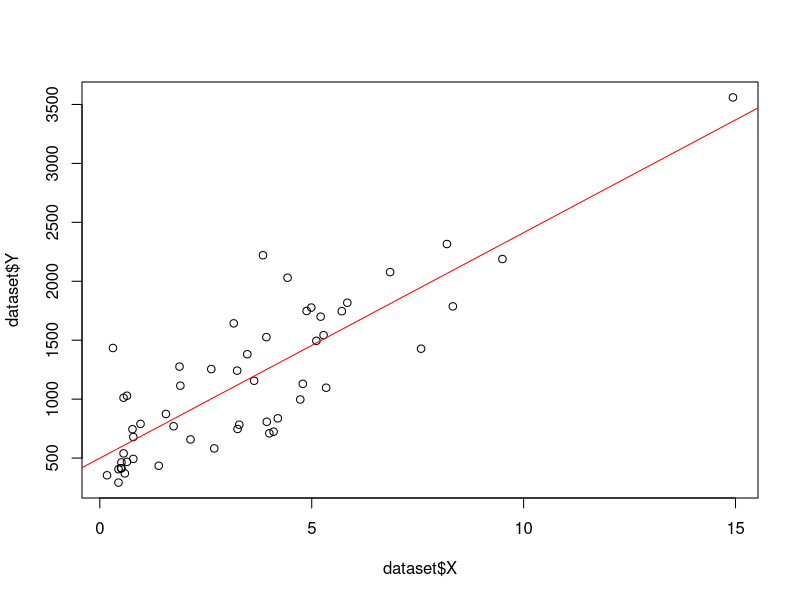
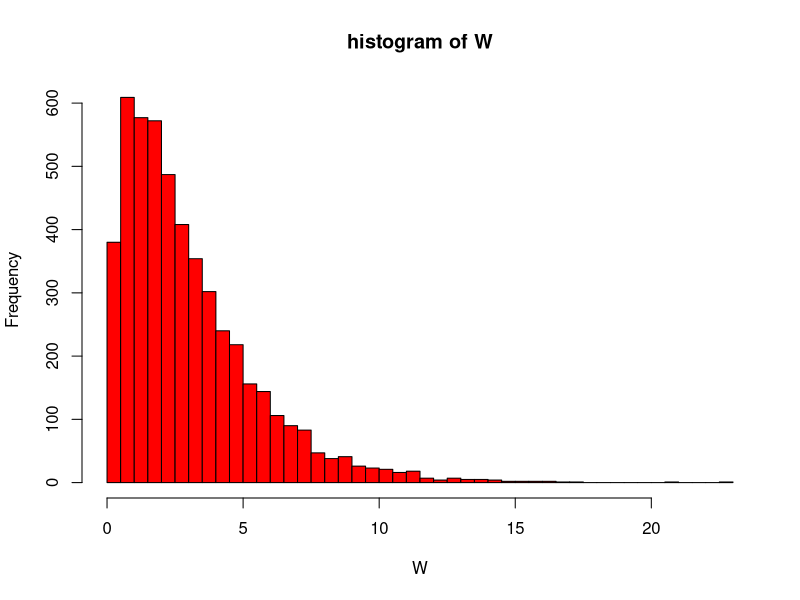

The R source for these figures, in order: (Note: this script raises an error after producing the figures.)
#Q1
library(readxl)
dataset <- read_excel("Electricity_Data.xlsx")
View(dataset)


model <- lm(Y~X, data=dataset)

summary(model)

plot(dataset$X, dataset$Y)
abline(model, col='red')

#Q2
TimeDeliveryDataset <- read_excel("TimeDeliveryData.xlsx")
View(TimeDeliveryDataset)

model2 <- lm(Y~X1+X2, data=TimeDeliveryDataset)
summary(model2)

#Q3
res <- model$residuals
hatsigma <- (t(res)%*%res)/(length(res)-3)
cat("σ2 = ", hatsigma)

ones<-rep(1, length(res))
X<-cbind(ones, dataset$X)
C<-solve(t(X)%*%X)
est.beta <- model$coefficients
t.beta0 <- est.beta[1]/(sqrt(hatsigma*C[1,1]))
cat("t0 = ", t.beta0)

t.beta1 <- est.beta[2]/(sqrt(hatsigma*C[2,2]))
cat("t1 = ", t.beta1)

#Q4
n <- 5000
Z1 <- rnorm(n, mean = 0, sd = 1)
Z2 <- rnorm(n, mean = 0, sd = 1)
Z3 <- rnorm(n, mean = 0, sd = 1)
W <- Z1^2 + Z2^2 + Z3^2
head(W)

hist(W, breaks = 50, main = "histogram of W", xlab = "W", col = "red")
mean_W <- mean(W)
var_W <- var(W)
cat("Sample mean of W:", mean_W, "\n")
cat("Sample variance of W:", var_W, "\n")

theoretical_mean_W <- 3
theoretical_var_W <- 6

mean_difference <- abs(theoretical_mean_W - mean_W)
variance_difference <- abs(theoretical_var_W - var_W)

cat("Difference between theoretical mean and sample mean:", mean_difference, "\n")
cat("Difference between theoretical variance and sample variance:", variance_difference, "\n")

#Q5
X <- matrix(rnorm(8 * 5), nrow = 8, ncol = 5)
XtX_inv <- solve(t(X) %*% X)
PX <- X %*% XtX_inv %*% t(X)

PX_squared <- PX %*% PX

is_idempotent <- all.equal(PX, PX_squared, tolerance = 1e-10)

cat("Projection matrix P_X:\n")
print(PX)

cat("\nIs P_X idempotent? ", is_idempotent, "\n")


n_samples <- 5000

mu <- rep(0, 8)
I <- diag(8)
Y <- mvrnorm(n_samples, mu, I)

u <- numeric(n_samples)
for (i in 1:n_samples) {
  u[i] <- t(Y[i, ]) %*% PX %*% Y[i, ]
}

cat("First few samples of u:\n")
print(head(u))

hist(u, breaks = 50, main = "Histogram of u", xlab = "u", col = "green")

sample_mean_u <- mean(u)
sample_var_u <- var(u)
cat("Sample mean of u:", sample_mean_u, "\n")
cat("Sample variance of u:", sample_var_u, "\n")

theoretical_mean_u <- 5
theoretical_var_u <- 10
cat("Theoretical mean of u:", theoretical_mean_u, "\n")
cat("Theoretical variance of u:", theoretical_var_u, "\n")

mean_difference <- abs(theoretical_mean_u - sample_mean_u)
variance_difference <- abs(theoretical_var_u - sample_var_u)

cat("Difference between theoretical mean and sample mean:", mean_difference, "\n")
cat("Difference between theoretical variance and sample variance:", variance_difference, "\n")

#Q6
# Load necessary libraries
#library(MASS)

# Define parameters
n <- 5000
mu <- rep(0, 8)
I8 <- diag(8)
df1 <- 3
df2 <- 5

# Generate Y from N(mu, I8)
Y <- mvrnorm(n, mu, I8)

# Define X1
X1 <- matrix(rnorm(8 * df2), nrow = 8, ncol = df2)

# Compute PX1 and PX2
PX1 <- X1 %*% solve(t(X1) %*% X1) %*% t(X1)
PX2 <- I8 - PX1

# Compute f values
f_values <- apply(Y, 1, function(y) {
  (t(y) %*% PX2 %*% y / df1) / (t(y) %*% PX1 %*% y / df2)
})

# Plot the histogram of f
hist(f_values, breaks = 50, main = "Histogram of F-distribution samples", xlab = "f values")

# Compute sample mean and variance
sample_mean <- mean(f_values)
sample_variance <- var(f_values)

# Compute theoretical mean and variance
theoretical_mean <- df2 / (df2 - 2)
theoretical_variance <- (2 * df2^2 * (df1 + df2 - 2)) / (df1 * (df2 - 2)^2 * (df2 - 4))

# Print results
cat("Sample Mean:", sample_mean, "\n")
cat("Sample Variance:", sample_variance, "\n")
cat("Theoretical Mean:", theoretical_mean, "\n")
cat("Theoretical Variance:", theoretical_variance, "\n")


mean_difference <- abs(theoretical_mean - sample_mean)
variance_difference <- abs(theoretical_variance - sample_variance)

cat("Difference between theoretical mean and sample mean:", mean_difference, "\n")
cat("Difference between theoretical variance and sample variance:", variance_difference, "\n")
